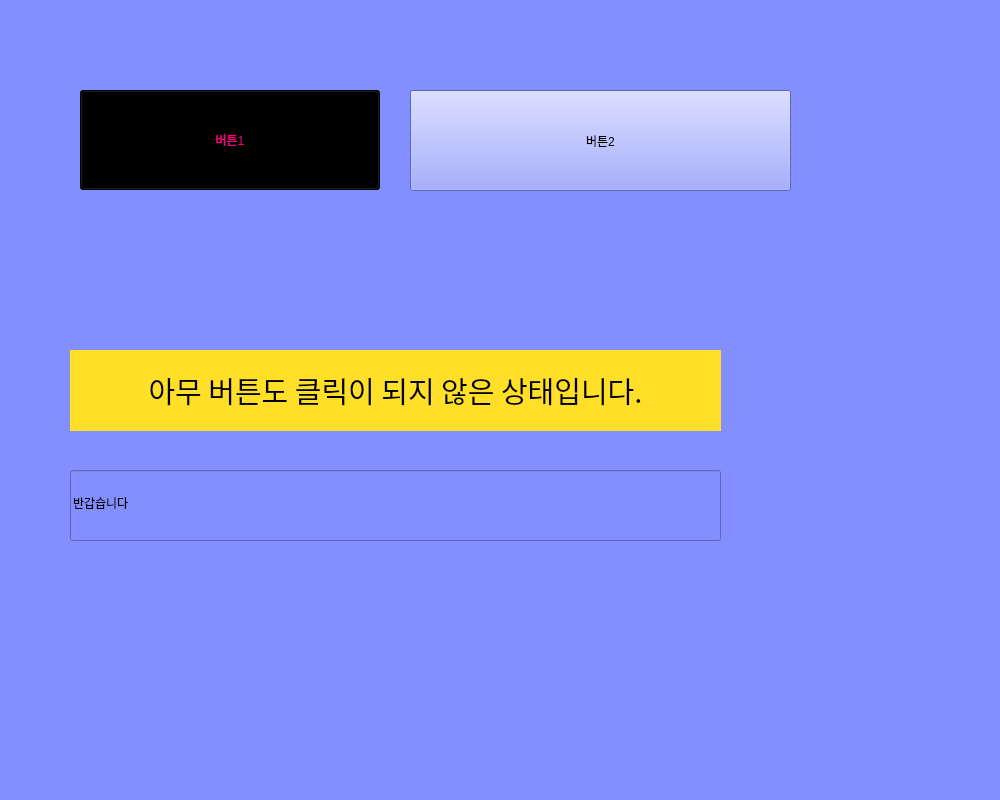
<?xml version="1.0" encoding="UTF-8"?>
<ui version="4.0">
 <class>main</class>
 <widget class="QMainWindow" name="main">
  <property name="geometry">
   <rect>
    <x>0</x>
    <y>0</y>
    <width>1000</width>
    <height>800</height>
   </rect>
  </property>
  <property name="font">
   <font>
    <family>HY궁서B</family>
    <pointsize>14</pointsize>
   </font>
  </property>
  <property name="windowTitle">
   <string>MainWindow</string>
  </property>
  <property name="styleSheet">
   <string notr="true">background-color:rgb(131, 143, 255)</string>
  </property>
  <property name="tabShape">
   <enum>QTabWidget::Triangular</enum>
  </property>
  <property name="dockNestingEnabled">
   <bool>true</bool>
  </property>
  <widget class="QWidget" name="centralwidget">
   <widget class="QPushButton" name="btn1">
    <property name="geometry">
     <rect>
      <x>80</x>
      <y>90</y>
      <width>300</width>
      <height>100</height>
     </rect>
    </property>
    <property name="styleSheet">
     <string notr="true">color : rgb(255,0,127); background-color:rgb(100,500,100)</string>
    </property>
    <property name="text">
     <string>버튼1</string>
    </property>
   </widget>
   <widget class="QPushButton" name="btn2">
    <property name="geometry">
     <rect>
      <x>410</x>
      <y>90</y>
      <width>381</width>
      <height>101</height>
     </rect>
    </property>
    <property name="text">
     <string>버튼2</string>
    </property>
   </widget>
   <widget class="QLabel" name="label1">
    <property name="geometry">
     <rect>
      <x>70</x>
      <y>350</y>
      <width>651</width>
      <height>81</height>
     </rect>
    </property>
    <property name="font">
     <font>
      <family>HY그래픽M</family>
      <pointsize>22</pointsize>
     </font>
    </property>
    <property name="styleSheet">
     <string notr="true">background-color:rgb(255, 223, 39)</string>
    </property>
    <property name="text">
     <string>아무 버튼도 클릭이 되지 않은 상태입니다.</string>
    </property>
    <property name="alignment">
     <set>Qt::AlignCenter</set>
    </property>
   </widget>
   <widget class="QLineEdit" name="lineEdit1">
    <property name="geometry">
     <rect>
      <x>70</x>
      <y>470</y>
      <width>651</width>
      <height>71</height>
     </rect>
    </property>
    <property name="text">
     <string>반갑습니다</string>
    </property>
   </widget>
  </widget>
  <widget class="QMenuBar" name="menubar">
   <property name="geometry">
    <rect>
     <x>0</x>
     <y>0</y>
     <width>1000</width>
     <height>21</height>
    </rect>
   </property>
  </widget>
  <widget class="QStatusBar" name="statusbar"/>
 </widget>
 <resources/>
 <connections/>
</ui>
